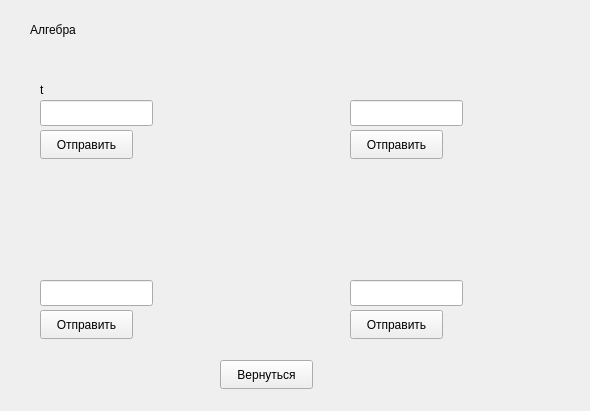
<?xml version="1.0" encoding="UTF-8"?>
<ui version="4.0">
 <class>Task1</class>
 <widget class="QWidget" name="Task1">
  <property name="geometry">
   <rect>
    <x>0</x>
    <y>0</y>
    <width>590</width>
    <height>411</height>
   </rect>
  </property>
  <property name="windowTitle">
   <string>Form</string>
  </property>
  <widget class="QLabel" name="label">
   <property name="geometry">
    <rect>
     <x>30</x>
     <y>20</y>
     <width>71</width>
     <height>20</height>
    </rect>
   </property>
   <property name="text">
    <string>Алгебра</string>
   </property>
  </widget>
  <widget class="QLabel" name="problemLabel1">
   <property name="geometry">
    <rect>
     <x>40</x>
     <y>80</y>
     <width>171</width>
     <height>20</height>
    </rect>
   </property>
   <property name="text">
    <string>t</string>
   </property>
  </widget>
  <widget class="QLabel" name="problemLabel2">
   <property name="geometry">
    <rect>
     <x>350</x>
     <y>80</y>
     <width>181</width>
     <height>20</height>
    </rect>
   </property>
   <property name="text">
    <string/>
   </property>
  </widget>
  <widget class="QLabel" name="problemLabel3">
   <property name="geometry">
    <rect>
     <x>40</x>
     <y>260</y>
     <width>171</width>
     <height>20</height>
    </rect>
   </property>
   <property name="text">
    <string/>
   </property>
  </widget>
  <widget class="QLabel" name="problemLabel4">
   <property name="geometry">
    <rect>
     <x>350</x>
     <y>260</y>
     <width>191</width>
     <height>20</height>
    </rect>
   </property>
   <property name="text">
    <string/>
   </property>
  </widget>
  <widget class="QLineEdit" name="answerLineEdit1">
   <property name="geometry">
    <rect>
     <x>40</x>
     <y>100</y>
     <width>113</width>
     <height>26</height>
    </rect>
   </property>
  </widget>
  <widget class="QLineEdit" name="answerLineEdit2">
   <property name="geometry">
    <rect>
     <x>350</x>
     <y>100</y>
     <width>113</width>
     <height>26</height>
    </rect>
   </property>
  </widget>
  <widget class="QLineEdit" name="answerLineEdit3">
   <property name="geometry">
    <rect>
     <x>40</x>
     <y>280</y>
     <width>113</width>
     <height>26</height>
    </rect>
   </property>
  </widget>
  <widget class="QLineEdit" name="answerLineEdit4">
   <property name="geometry">
    <rect>
     <x>350</x>
     <y>280</y>
     <width>113</width>
     <height>26</height>
    </rect>
   </property>
  </widget>
  <widget class="QPushButton" name="checkButton1">
   <property name="geometry">
    <rect>
     <x>40</x>
     <y>130</y>
     <width>93</width>
     <height>29</height>
    </rect>
   </property>
   <property name="text">
    <string>Отправить</string>
   </property>
  </widget>
  <widget class="QPushButton" name="checkButton2">
   <property name="geometry">
    <rect>
     <x>350</x>
     <y>130</y>
     <width>93</width>
     <height>29</height>
    </rect>
   </property>
   <property name="text">
    <string>Отправить</string>
   </property>
  </widget>
  <widget class="QPushButton" name="checkButton3">
   <property name="geometry">
    <rect>
     <x>40</x>
     <y>310</y>
     <width>93</width>
     <height>29</height>
    </rect>
   </property>
   <property name="text">
    <string>Отправить</string>
   </property>
  </widget>
  <widget class="QPushButton" name="checkButton4">
   <property name="geometry">
    <rect>
     <x>350</x>
     <y>310</y>
     <width>93</width>
     <height>29</height>
    </rect>
   </property>
   <property name="text">
    <string>Отправить</string>
   </property>
  </widget>
  <widget class="QLabel" name="resultLabel1">
   <property name="geometry">
    <rect>
     <x>160</x>
     <y>100</y>
     <width>63</width>
     <height>20</height>
    </rect>
   </property>
   <property name="text">
    <string/>
   </property>
  </widget>
  <widget class="QLabel" name="resultLabel2">
   <property name="geometry">
    <rect>
     <x>470</x>
     <y>100</y>
     <width>63</width>
     <height>20</height>
    </rect>
   </property>
   <property name="text">
    <string/>
   </property>
  </widget>
  <widget class="QLabel" name="resultLabel3">
   <property name="geometry">
    <rect>
     <x>160</x>
     <y>280</y>
     <width>63</width>
     <height>20</height>
    </rect>
   </property>
   <property name="text">
    <string/>
   </property>
  </widget>
  <widget class="QLabel" name="resultLabel4">
   <property name="geometry">
    <rect>
     <x>470</x>
     <y>280</y>
     <width>63</width>
     <height>20</height>
    </rect>
   </property>
   <property name="text">
    <string/>
   </property>
  </widget>
  <widget class="QPushButton" name="backButton">
   <property name="geometry">
    <rect>
     <x>220</x>
     <y>360</y>
     <width>93</width>
     <height>29</height>
    </rect>
   </property>
   <property name="text">
    <string>Вернуться</string>
   </property>
  </widget>
 </widget>
 <resources/>
 <connections/>
</ui>
